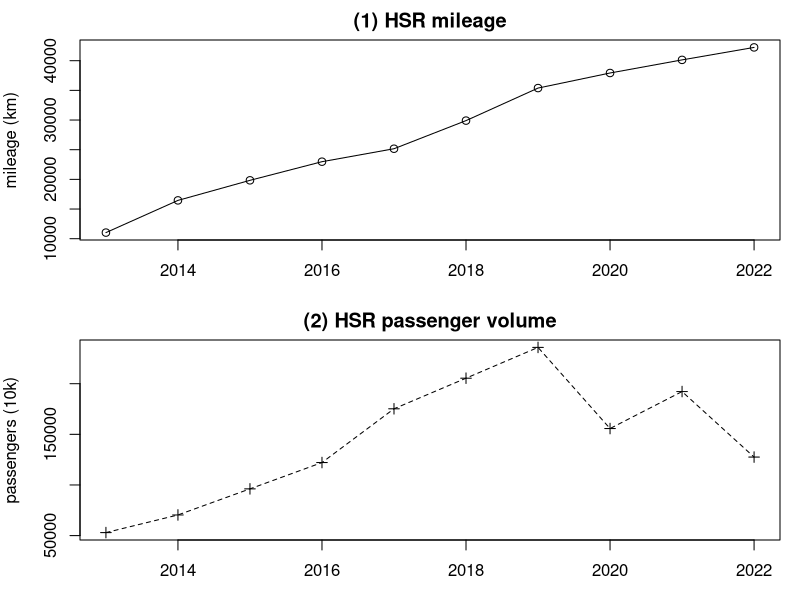
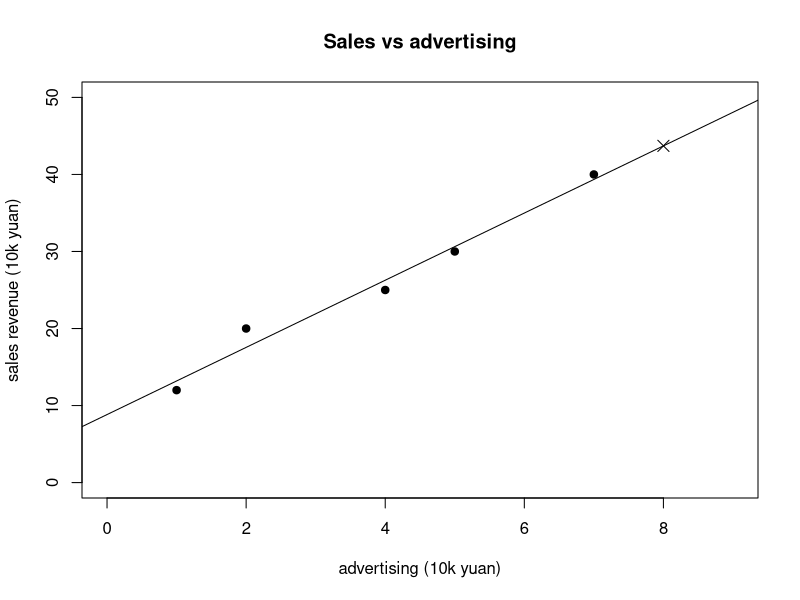

Write the R code that produced these figures, in order.
setwd("C:/Users/18904/Github/junior-mathematics/codes")
if(!dir.exists("../figures"))dir.create("../figures")

# week59-1: high-speed rail mileage and passenger volume 2013-2022
draw1=function(){
  yrs=2013:2022
  mileage=c(11028,16456,19838,22980,25164,29904,35388,37929,40139,42241)
  pass=c(52962,70378,96139,122128,175216,205430,235833,155707,192236,127533)
  par(mfrow=c(2,1),mar=c(3,4,2,1))
  plot(yrs,mileage,type="o",pch=1,ylab="mileage (km)",main="(1) HSR mileage",lwd=1)
  plot(yrs,pass,type="o",pch=3,lty=2,ylab="passengers (10k)",main="(2) HSR passenger volume",lwd=1)
}
cairo_pdf("../figures/week59-1.pdf",width=4,height=8,family="sans");draw1();dev.off()
svglite::svglite("../figures/week59-1.svg",width=4,height=8);draw1();dev.off()

# week59-2: advertising spend vs sales revenue trend
draw2=function(){
  ad=c(1,2,4,5,7)
  sales=c(12,20,25,30,40)
  plot(ad,sales,xlim=c(0,9),ylim=c(0,50),pch=19,xlab="advertising (10k yuan)",
       ylab="sales revenue (10k yuan)",main="Sales vs advertising")
  abline(lm(sales~ad),lty=1)
  points(8,predict(lm(sales~ad),data.frame(ad=8)),pch=4,cex=1.5)
}
cairo_pdf("../figures/week59-2.pdf",width=4,height=4,family="sans");draw2();dev.off()
svglite::svglite("../figures/week59-2.svg",width=4,height=4);draw2();dev.off()
